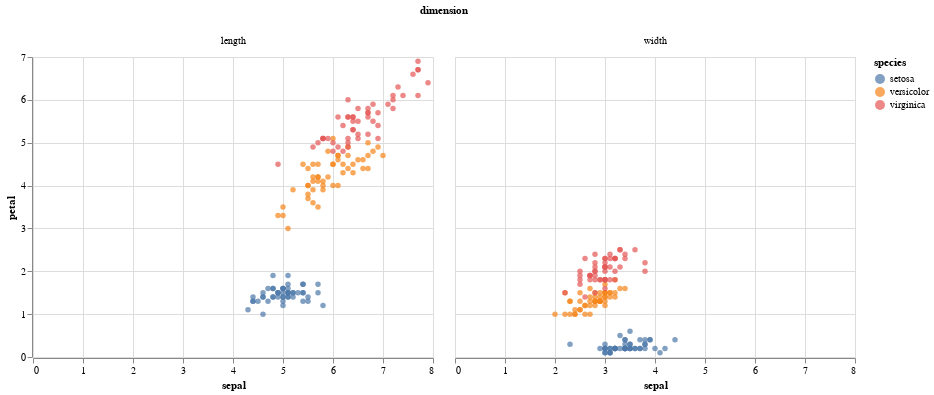

The code cell stored with this chart in its notebook:
### Code cell
alt.Chart(long_df).mark_circle().encode(
    x="sepal:Q",
    y="petal:Q",
    color="species:N",
    column="dimension:N"
)

### Figure 1 — Vega-Lite specification as saved in the notebook (floating-point values rounded to 4 significant figures; data arrays with more than 128 entries replaced by an {"elided": "..."} marker saying what was removed)
{"config": {"view": {"continuousWidth": 400, "continuousHeight": 300}}, "data": {"name": "data-1e6c28c1dc208265e5e6c9f1dcbc0d75"}, "mark": "circle", "encoding": {"color": {"field": "species", "type": "nominal"}, "column": {"field": "dimension", "type": "nominal"}, "x": {"field": "sepal", "type": "quantitative"}, "y": {"field": "petal", "type": "quantitative"}}, "$schema": "https://vega.github.io/schema/vega-lite/v4.17.0.json", "datasets": {"data-1e6c28c1dc208265e5e6c9f1dcbc0d75": {"elided": "300 records"}}}
